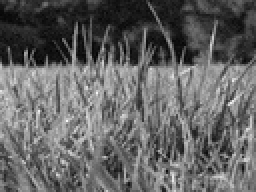
%> input picture assign_2/Part-1: Image Enhancement/images/image1_gaussian.jpg, 128 x 96 px, shrunk from 512 x 384 before the run (shown 2 times larger); the run also reads 1 picture not shown here
$ octave q7_5_gaussian_PSNR.m   (GNU Octave 9; MATLAB toolbox functions it lacks are replaced by stand-ins)
%> lines starting %> are read from the running program, lines starting %| are printed output that depends on the picture
### assign_2/Part-1: Image Enhancement/gauss1D.m
function G = gauss1D( sigma , kernel_size )
    G = zeros(1, kernel_size);
    if mod(kernel_size, 2) == 0
        error('kernel_size must be odd, otherwise the filter will not have a center to convolve on')
    end
    %% solution
    x_range = -1*floor(kernel_size/2):1:floor(kernel_size/2);
    G = 1/(sigma*sqrt(2*pi)).*exp(-1.*(x_range.^2)./(2*(sigma^2)));
    G = G./sum(G);
end

### assign_2/Part-1: Image Enhancement/gauss2D.m
function G = gauss2D( sigma , kernel_size )
    %% solution
    one_d = gauss1D(sigma, kernel_size);
    G = one_d'*one_d;
end

### assign_2/Part-1: Image Enhancement/myPSNR.m

function PSNR = myPSNR(orig_image , approx_image)

% original_img = imread(orig_image);
% enhanced_img = imread(approx_image);

original_img = im2double(orig_image);
enhanced_img = im2double(approx_image);

%% MSE Section: computing error per pixel
sum_vec = [];
% the errors per pixel will be stored in a vector called sum_vec
[h,w] = size(original_img);
for i=1:h
    for j=1:w
        error = ( original_img(i,j) - enhanced_img(i,j) ).^2;
        %iterate over image.
        %take difference between pixel in noisy and enhanced image, square the difference.
        sum_vec = [sum_vec error];
        %storing the result in sum_vec variable
        end
    end
sum_of_errors = sum(sum_vec);
%summing the errors in sum_vec

MSE = sum_of_errors ./ (h .* w);
%computing the Mean Squared Error

sum_vec = [];

%% PSNR section
Imax = max(max(original_img));
% obtain maximum pixel value Imax in original image
fraction = (Imax / sqrt(MSE));
MSE = 0;

PSNR = 20  .* log10(fraction)

% >> myPSNR("image1_saltpepper.jpg", "image1.jpg");
%
% PSNR =
%
%    16.1079
% >> myPSNR("image1_gaussian.jpg", "image1.jpg");
%
% PSNR =
%
%    20.5835

end

### assign_2/Part-1: Image Enhancement/denoise.m
function [ imOut ] = denoise(image, kernel_type, varargin)

switch kernel_type
    case 'box'
        imOut = imboxfilt(image, varargin{1});
%       varargin{1} denotes window size
    case 'median'
        imOut = medfilt2(image,[varargin{1} varargin{1}]);
%       second argument constructs [m n] matrix from varargin{1} input

    case 'gaussian'
%       varargin{1} denotes sigma, varargin{2} denotes window size,
%       Gauss2d => function G = gauss2D( sigma , kernel_size )
        imOut = imfilter(image, gauss2D (varargin{1}, varargin{2}) );

end
end

### assign_2/Part-1: Image Enhancement/q7_5_gaussian_PSNR.m
%  What is the eﬀect of the standard deviation on the PSNR? Report the results in a table and discuss.


gaussian_img = imread("image1_gaussian.jpg");
%> gaussian_img is the input picture: size 96x128 uint8; min 0, max 250, mean 99.7
original_img = imread("image1.jpg");

% %% gaussian filtering with varying values of sigma, window = 3
%
gauss2 = denoise(gaussian_img, 'gaussian', 0.2, 3);
%> in gauss1D, `x_range = -1*floor(kernel_size/2):1:floor(kernel_size/2);`: x_range = [-1 0 1]
%> in gauss1D, `G = 1/(sigma*sqrt(2*pi)).*exp(-1.*(x_range.^2)./(2*(sigma^2)));`: G = [7.43e-06 1.99 7.43e-06]
%> in gauss1D, `G = G./sum(G);`: G = [3.73e-06 1 3.73e-06]
%> in gauss2D, `G = one_d'*one_d;`: G = [1.39e-11 3.73e-06 1.39e-11; 3.73e-06 1 3.73e-06; 1.39e-11 3.73e-06 1.39e-11]
myPSNR(original_img, gauss2)
%> in myPSNR, `sum_of_errors = sum(sum_vec);`: sum_of_errors = 6.32
%> in myPSNR, `MSE = sum_of_errors ./ (h .* w);`: MSE = 0.000514
%> in myPSNR, `Imax = max(max(original_img));`: Imax = 0.984
%> in myPSNR, `fraction = (Imax / sqrt(MSE));`: fraction = 43.41
%> in myPSNR, `PSNR = 20  .* log10(fraction)`: PSNR = 32.75
%> ans = 32.75

gauss4 = denoise(gaussian_img, 'gaussian', 0.4, 3);
myPSNR(original_img, gauss4)
%> ans = 32.79

gauss6 = denoise(gaussian_img, 'gaussian', 0.6, 3);
%> call 3 of denoise, with kernel_type = 'gaussian'
%> in denoise (call 3), `imOut = imfilter(image, gauss2D (varargin{1}, varargin{2}) );`:
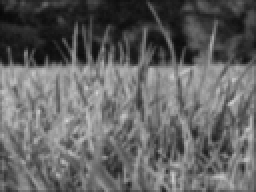
%> imOut: size 96x128 uint8 (shown 2 times larger); min 8, max 211, mean 99.2
myPSNR(original_img, gauss6)
%> ans = 27.32

gauss8 = denoise(gaussian_img, 'gaussian', 0.8, 3);
myPSNR(original_img, gauss8)
%> ans = 24.82

gauss10 = denoise(gaussian_img, 'gaussian', 1, 3);
myPSNR(original_img, gauss10)
%> ans = 23.86

gauss2 = denoise(gaussian_img, 'gaussian', 1.2, 3);
myPSNR(original_img, gauss2)
%> ans = 23.39

gauss4 = denoise(gaussian_img, 'gaussian', 1.4, 3);
myPSNR(original_img, gauss4)
%> ans = 23.14

gauss6 = denoise(gaussian_img, 'gaussian', 1.6, 3);
myPSNR(original_img, gauss6)
%> ans = 22.97

gauss8 = denoise(gaussian_img, 'gaussian', 1.8, 3);
myPSNR(original_img, gauss8)
%> ans = 22.87

gauss10 = denoise(gaussian_img, 'gaussian', 2, 3);
%> in denoise (call 10), `imOut = imfilter(image, gauss2D (varargin{1}, varargin{2}) );`:
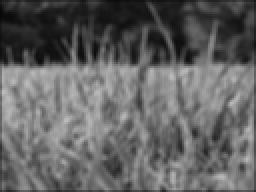
%> imOut: size 96x128 uint8 (shown 2 times larger); min 7, max 191, mean 98.7; mean of the top-left, top-right, bottom-left and bottom-right quarters 77.2, 82.6, 121.3, 113.5
myPSNR(original_img, gauss10)
%> ans = 22.79

% % gaussian filtering with varying values of sigma, window = 5
%
gauss2 = denoise(gaussian_img, 'gaussian', 0.2, 5);
myPSNR(original_img, gauss2)
%> ans = 32.75

gauss4 = denoise(gaussian_img, 'gaussian', 0.4, 5);
myPSNR(original_img, gauss4)
%> ans = 32.79

gauss6 = denoise(gaussian_img, 'gaussian', 0.6, 5);
myPSNR(original_img, gauss6)
%> ans = 27.21

gauss8 = denoise(gaussian_img, 'gaussian', 0.8, 5);
myPSNR(original_img, gauss8)
%> ans = 24.27

gauss10 = denoise(gaussian_img, 'gaussian', 1, 5);
myPSNR(original_img, gauss10)
%> ans = 22.76

gauss2 = denoise(gaussian_img, 'gaussian', 1.2, 5);
myPSNR(original_img, gauss2)
%> ans = 21.88

gauss4 = denoise(gaussian_img, 'gaussian', 1.4, 5);
myPSNR(original_img, gauss4)
%> ans = 21.33

gauss6 = denoise(gaussian_img, 'gaussian', 1.6, 5);
myPSNR(original_img, gauss6)
%> ans = 20.97

gauss8 = denoise(gaussian_img, 'gaussian', 1.8, 5);
myPSNR(original_img, gauss8)
%> ans = 20.73

gauss10 = denoise(gaussian_img, 'gaussian', 2, 5);
%> in denoise (call 20), `imOut = imfilter(image, gauss2D (varargin{1}, varargin{2}) );`:
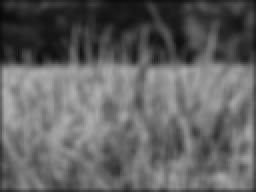
%> imOut: size 96x128 uint8 (shown 2 times larger); min 8, max 177, mean 98; mean of the top-left, top-right, bottom-left and bottom-right quarters 76.7, 82.1, 120.4, 112.7
myPSNR(original_img, gauss10)
%> ans = 20.56

% gaussian filtering with varying values of sigma, window = 7

gauss2 = denoise(gaussian_img, 'gaussian', 0.2, 7);
myPSNR(original_img, gauss2)
%> ans = 32.75

gauss4 = denoise(gaussian_img, 'gaussian', 0.4, 7);
myPSNR(original_img, gauss4)
%> ans = 32.79

gauss6 = denoise(gaussian_img, 'gaussian', 0.6, 7);
myPSNR(original_img, gauss6)
%> ans = 27.21

gauss8 = denoise(gaussian_img, 'gaussian', 0.8, 7);
myPSNR(original_img, gauss8)
%> ans = 24.26

gauss10 = denoise(gaussian_img, 'gaussian', 1, 7);
myPSNR(original_img, gauss10)
%> ans = 22.7

gauss2 = denoise(gaussian_img, 'gaussian', 1.2, 7);
myPSNR(original_img, gauss2)
%> ans = 21.71

gauss4 = denoise(gaussian_img, 'gaussian', 1.4, 7);
myPSNR(original_img, gauss4)
%> ans = 21.04

gauss6 = denoise(gaussian_img, 'gaussian', 1.6, 7);
myPSNR(original_img, gauss6)
%> ans = 20.57

gauss8 = denoise(gaussian_img, 'gaussian', 1.8, 7);
myPSNR(original_img, gauss8)
%> ans = 20.24

gauss10 = denoise(gaussian_img, 'gaussian', 2, 7);
myPSNR(original_img, gauss10)
%> ans = 20
